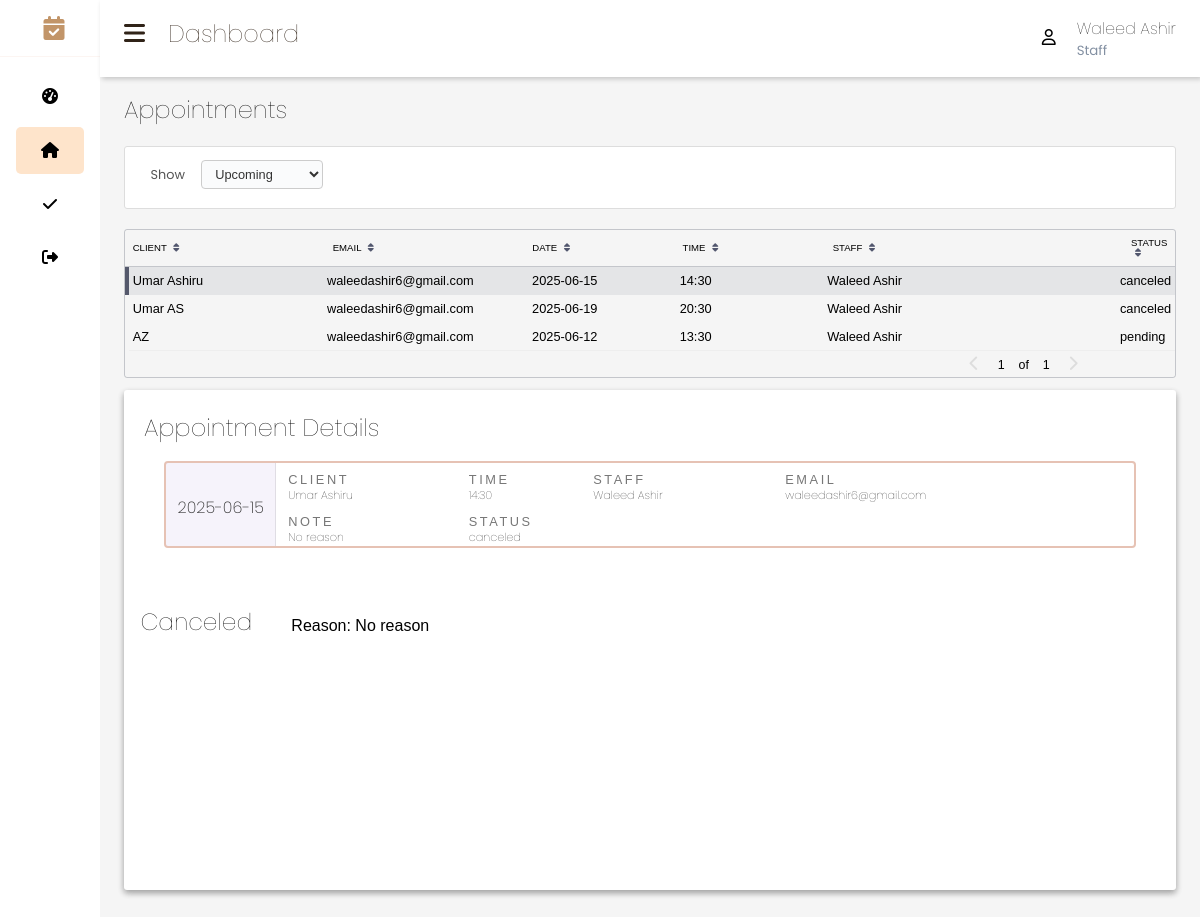
Before: /appointments (signed in) with the older database file.
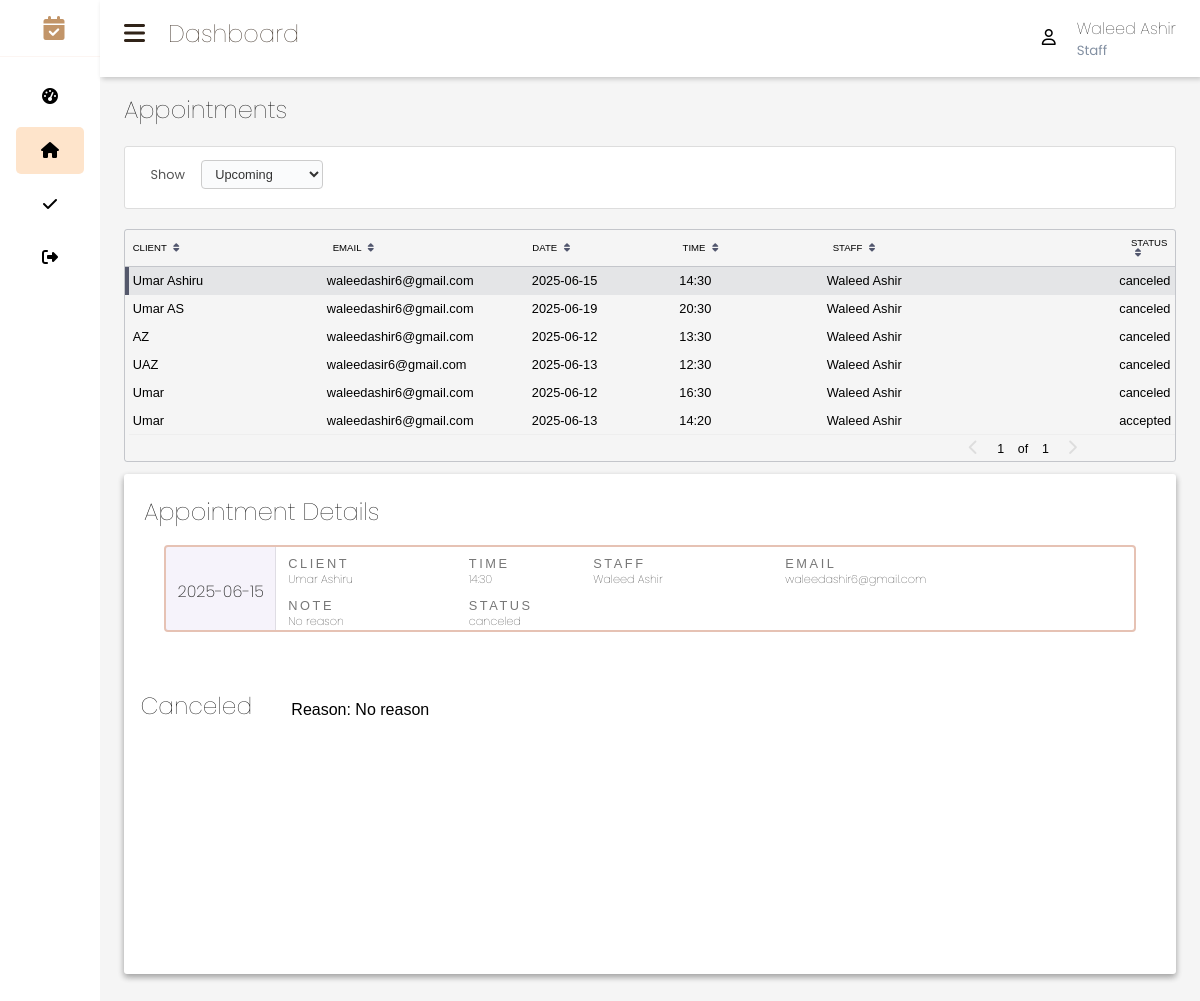
After: the same page with the newer database file.
### app/models.py (models this page shows, shortened)
class Appointment(db.Model):
    id = db.Column(db.Integer, primary_key=True)
    client_id = db.Column(db.Integer, db.ForeignKey('user.id'), nullable=False)
    client_name = db.Column(db.String(100), nullable=False)
    client_mail = db.Column(db.String(100), nullable=False)
    appointment_date = db.Column(db.String(10), nullable=False)
    appointment_time = db.Column(db.String(5), nullable=False)
    person_name = db.Column(db.String(100), nullable=False)
    status = db.Column(db.String(20), default='pending')  # 'pending', 'accepted', 'rescheduled', 'canceled'
    staff_reason = db.Column(db.String(255))  # Reason for reschedule/cancel

### app/routes.py (the view)
    @app.route('/appointments', methods=['GET', 'POST'])
    @login_required
    def appointments():
        admin_username = current_user.username
        appointments = Appointment.query.filter_by(person_name=current_user.username).all()
        return render_template('appointments.html', appointments=appointments, admin_username=admin_username)

### app/templates/appointments.html (shortened to what the changed rows need)
{% extends 'staff_base.html' %}
{% block content %}
<main>
<div class="container">
    <h2>Appointments</h2>
    <div id="divAppointmentContainer">
        <div class="scrollable-table">
            <table id="tableAppointmentData" data-page="1">
                <tbody>{% for appointment in appointments %}
                    <tr data-id="{{ appointment.id }}" data-date="{{ appointment.appointment_date }}" data-client="{{ appointment.client_name }}" data-time="{{ appointment.appointment_time }}" data-staff="{{ appointment.person_name }}" data-mail="{{ appointment.client_mail }}" data-note="{{ appointment.staff_reason }}" data-status="{{ appointment.status }}">
                        <td>{{ appointment.client_name }}</td>
                        <td>{{appointment.client_mail }}</td>
                        <td>{{ appointment.appointment_date }}</td>
                        <td>{{appointment.appointment_time }}</td>
                        <td>{{appointment.person_name }}</td>
                        <td>{{ appointment.status }}</td>
                    </tr>
                        {% endfor %}
                </tbody>
            </table>
        </div>
    </div>
    <div class="appointment-details">
        <div id="divAppointmentContent" class="appointment-content">
            <h2>Appointment Details</h2>
        </div>
    </div>
</div>
</main>
{% endblock content %}

Changed rows visible on the page:
changed Appointment "AZ": status "pending" → "canceled"
added Appointment: client_name "UAZ", client_mail "waleedasir6@gmail.com", appointment_date "2025-06-13", appointment_time "12:30", person_name "Waleed Ashir", status "canceled"
added Appointment: client_name "Umar", client_mail "waleedashir6@gmail.com", appointment_date "2025-06-12", appointment_time "16:30", person_name "Waleed Ashir", status "canceled"
added Appointment: client_name "Umar", client_mail "waleedashir6@gmail.com", appointment_date "2025-06-13", appointment_time "14:20", person_name "Waleed Ashir", status "accepted"
